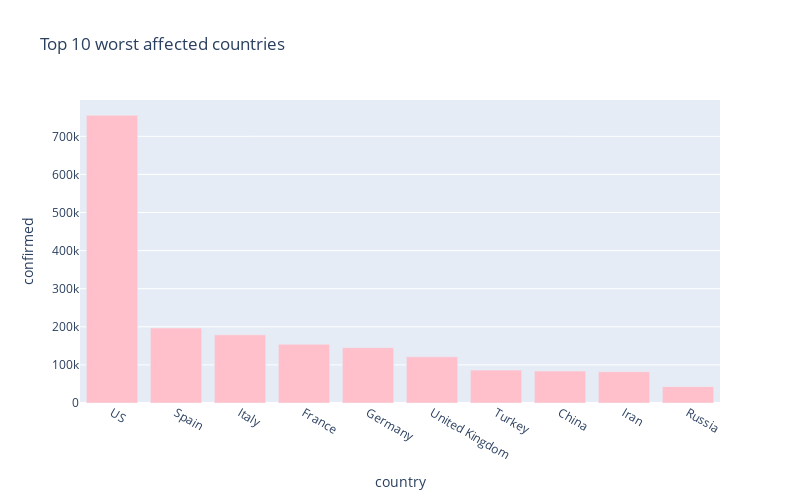

The code cell stored with this chart in its notebook:
### Code cell
px.bar(
    sorted_country_df.head(10),
    x = "country",
    y = "confirmed",
    title= "Top 10 worst affected countries", # the axis names
    color_discrete_sequence=["pink"], 
    height=500,
    width=800
)

### Figure 1 — Plotly figure (JSON) as saved in the notebook; plotly's stock layout.template omitted (floating-point values rounded to 4 significant figures)
{"data": [{"alignmentgroup": "True", "hovertemplate": "country=%{x}<br>confirmed=%{y}<extra></extra>", "legendgroup": "", "marker": {"color": "pink"}, "name": "", "offsetgroup": "", "orientation": "v", "showlegend": false, "textposition": "auto", "type": "bar", "x": ["US", "Spain", "Italy", "France", "Germany", "United Kingdom", "Turkey", "China", "Iran", "Russia"], "xaxis": "x", "y": [755533, 196664, 178972, 154097, 145184, 121172, 86306, 83805, 82211, 42853], "yaxis": "y"}], "layout": {"barmode": "relative", "height": 500, "legend": {"tracegroupgap": 0}, "title": {"text": "Top 10 worst affected countries"}, "width": 800, "xaxis": {"anchor": "y", "domain": [0, 1], "title": {"text": "country"}}, "yaxis": {"anchor": "x", "domain": [0, 1], "title": {"text": "confirmed"}}}}
